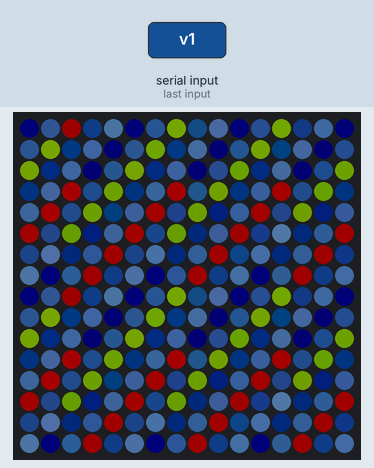
Simulated run of this sketch. Board: Arduino Uno, built for the host (arithmetic inside an expression is 32-bit, double 64-bit). Shown: 16×16 RGB LED matrix (first LED top left, wired row by row). Inputs (shaded band) come from the test bench. Dim RGB values are drawn brighter than linear; what the sketch prints to the serial monitor is not drawn.

1.3 s: "v1\n" received over the second serial link
Above: at 3.0 s.
3.8 s: "5\n" received over the second serial link
6.3 s: "90,45\n" received over the second serial link
Timing chart, 0 to 9.3 s (numbered marks = the images above; inputs shaded):
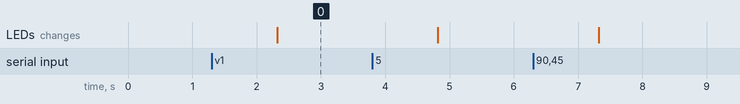

Measured:
- after the input at 1.3 s, the LEDs: change after 1.0 s (image 0)

The sketch:

MeU_Square_Teensy_WS2812_Pixel.ino
```cpp
//////////////////////////////////////////////////////////////////////////
//Filenames: MeU_Square_Teensy_WS2812_Pixel.ino
//Authors: Robert Tu
//Date Created: June 5, 2014
//Notes:
/*
  PLEASE NOTE: This version of MeU Square uses the Teensy 3.1 microcontroller which
  is Arduino compatible. You will need to download the Teensyduino software
  first before being able to program MeU Long.

  You can download it here:
  http://www.pjrc.com/teensy/teensyduino.html

  Once Teensyduino is installed, the Teensy board option will become available
  under the Tools Menu in the Arduino IDE

  Also the Adafruit NeoPixel Library had to be modified in order to work with
  this version of MeU. Please be sure to install the correct version of
  the NeoPixel library that came with this version of MeU.

  This is the Arduino file that controls the MeU panel. It utilizes Adafruit's
  NeoPixel and GFX libraries to control the WS2812 LEDs.

  In the main loop the program waits for a serial message sent from a mobile
  device via bluetooth. The message is then parsed for specific commands.

  The message protocol is as follows:

  "RRGGBB..nn"

  where "RR" is Red colour data, "GG" is green colour data and "BB" is blue coloured
  data in string hex format.

  Since MeU Square has a resolution of 16x16, only 1536 characters can be sent over:
  (16x16 = 256 * 3 colours * 2 characters per colour = 1536 characters)

  Most image files can be broken down into RGB data and sent over to the panel
  Image files must be 16x16 pixels

*/

//////////////////////////////////////////////////////////////////////////

#include <avr/pgmspace.h> // to use PROGMEM
// Adafruit_NeoMatrix example for single NeoPixel Shield.
// Scrolls 'Howdy' across the matrix in a portrait (vertical) orientation.

#include <Adafruit_GFX.h>
#include <Adafruit_NeoMatrix.h>
#include <Adafruit_NeoPixel.h>
#include <SimpleTimer.h>
#include <math.h>
#ifndef PSTR
 #define PSTR // Make Arduino Due happy
#endif

#define PIN 6
#define HEIGHT 16
#define WIDTH 16

// MATRIX DECLARATION:
// Parameter 1 = width of NeoPixel matrix
// Parameter 2 = height of matrix
// Parameter 3 = pin number (most are valid)
// Parameter 4 = matrix layout flags, add together as needed:
//   NEO_MATRIX_TOP, NEO_MATRIX_BOTTOM, NEO_MATRIX_LEFT, NEO_MATRIX_RIGHT:
//     Position of the FIRST LED in the matrix; pick two, e.g.
//     NEO_MATRIX_TOP + NEO_MATRIX_LEFT for the top-left corner.
//   NEO_MATRIX_ROWS, NEO_MATRIX_COLUMNS: LEDs are arranged in horizontal
//     rows or in vertical columns, respectively; pick one or the other.
//   NEO_MATRIX_PROGRESSIVE, NEO_MATRIX_ZIGZAG: all rows/columns proceed
//     in the same order, or alternate lines reverse direction; pick one.
//   See example below for these values in action.
// Parameter 5 = pixel type flags, add together as needed:
//   NEO_KHZ800  800 KHz bitstream (most NeoPixel products w/WS2812 LEDs)
//   NEO_KHZ400  400 KHz (classic 'v1' (not v2) FLORA pixels, WS2811 drivers)
//   NEO_GRB     Pixels are wired for GRB bitstream (most NeoPixel products)
//   NEO_RGB     Pixels are wired for RGB bitstream (v1 FLORA pixels, not v2)


// Example for NeoPixel Shield.  In this application we'd like to use it
// as a 5x8 tall matrix, with the USB port positioned at the top of the
// Arduino.  When held that way, the first pixel is at the top right, and
// lines are arranged in columns, progressive order.  The shield uses
// 800 KHz (v2) pixels that expect GRB color data.
Adafruit_NeoMatrix matrix = Adafruit_NeoMatrix(HEIGHT, WIDTH, PIN,
  NEO_MATRIX_TOP     + NEO_MATRIX_LEFT +
  NEO_MATRIX_COLUMNS + NEO_MATRIX_ZIGZAG,
  NEO_GRB            + NEO_KHZ800);


const unsigned int MAX_INPUT = HEIGHT*WIDTH+3;
const unsigned int MAX_MSG = HEIGHT*WIDTH+3;
const unsigned int MATRIX_LENGTH = HEIGHT*WIDTH;

//Buffer tables to hold RGB data
byte RedTable[MATRIX_LENGTH];
byte BlueTable[MATRIX_LENGTH];
byte GreenTable[MATRIX_LENGTH];

int ByteCount;
int TableCount = 0;
boolean ReadyToDraw = false;
boolean ImageLoaded = false;
String input_line;

// The Bluetooth Mate Silver is connected to Pins 0 and 1 of Teensy which are accessed through the Hardware Serial Library
// In this case Uart is the Serial port for bluetooth

HardwareSerial Uart = HardwareSerial();

void setup()
{
  //Uart is connected to bluetooth
  Uart.begin(115200);
  Uart.setTimeout(1000);

  //Serial is connected to PC for monitoring of data
  Serial.begin(115200);

  //Initialize screen and reset to zero
  matrix.begin();

  //WARNING! DO NOT SET THIS VALUE PAST 40 OTHERWISE YOU WILL DAMAGE THE LEDS!!!
  //Brightness determines the amount of current drawn and at full brightness, these LEDS can draw
  //up to 15A!!! So be sure this value doesn't go past 40.

  matrix.setBrightness(40);

  matrix.fillScreen(0);
  matrix.show();

}


void loop()
{


  if (Uart.available () > 0)
  {
    //Read data as string
    //data comes in as 1536 (256*6) characters and is RGB in hex "RRGGBBRRGGBB......RRGGBB" where "RR" is Red colour data, "GG" is green colour data and "BB" is blue coloured data

    input_line = Uart.readString();
    parseData(input_line);


  } else {

    Uart.flush();
  }


}

//Parse the data and display image on matrix
void parseData (String data)
{

  //Serial debugger to make sure bluetooth is receiving all 1536 characters
  Serial.println(data.length());
  Serial.println(data);

  //reset the screen
  matrix.fillScreen(0);
  matrix.show();

  //temporary bytes to store converted RGB data
  byte Red;
  byte Green;
  byte Blue;

  //loop through matrices and extract RGB data from 1536 character string
  for (int y = 0; y < HEIGHT; y++) {
    for (int x = 0; x < WIDTH; x++) {
      int loc = x + y*WIDTH;

      Red = SerialReadHexByte(data.charAt(0+loc*6), data.charAt(1+loc*6));
      Green = SerialReadHexByte(data.charAt(2+loc*6), data.charAt(3+loc*6));
      Blue = SerialReadHexByte(data.charAt(4+loc*6), data.charAt(5+loc*6));

      //after converting store into RGB tables
      RedTable[loc] = Red;
      GreenTable[loc] = Green;
      BlueTable[loc] = Blue;


    }
  }

  //Once tables have stored values, load up into matrix buffer to display
  for (int y = 0; y < HEIGHT; y++) {
    for (int x = 0; x < WIDTH; x++) {
      int loc = x + y*HEIGHT;
      matrix.drawPixel(x, y, drawRGB24toRGB565(RedTable[loc], GreenTable[loc], BlueTable[loc]));
    }
  }

  matrix.show();


}  // end of process_data

//Function to convert hex to integer
byte SerialReadHexDigit(byte c)
{
    if (c >= '0' && c <= '9') {
        return c - '0';
    } else if (c >= 'a' && c <= 'f') {
        return c - 'a' + 10;
    } else if (c >= 'A' && c <= 'F') {
        return c - 'A' + 10;
    }

}

//Function to convert hex to integer
byte SerialReadHexByte(byte d, byte e)
{
    byte a = SerialReadHexDigit(d);
    byte b = SerialReadHexDigit(e);

    return (a*16) + b;
}

/**************************************************************************/
/*!
    @brief  Converts a 24-bit RGB color to an equivalent 16-bit RGB565 value

    @param[in]  r
                8-bit red
    @param[in]  g
                8-bit green
    @param[in]  b
                8-bit blue

    @section Example

    @code

    // Get 16-bit equivalent of 24-bit color
    uint16_t gray = drawRGB24toRGB565(0x33, 0x33, 0x33);

    @endcode
*/
/**************************************************************************/
uint16_t drawRGB24toRGB565(uint8_t r, uint8_t g, uint8_t b)
{
  return ((r / 8) << 11) | ((g / 4) << 5) | (b / 8);
}
```
